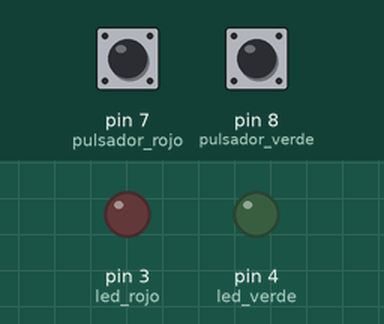
This sketch was run on a simulated Arduino Uno, built with avr-gcc and run on an emulated ATmega328P. Parts: output pins drawn as LEDs (lit = HIGH). The test bench sets the inputs (shaded band); at power-on: pin 7 (pulsador_rojo) HIGH, pin 8 (pulsador_verde) HIGH.

Above: at 1.2 s.
1.3 s: pin 7 (pulsador_rojo) pulled LOW for 0.15 s
At 1.9 s:
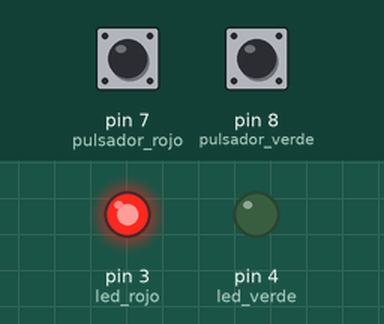
2.9 s: pin 8 (pulsador_verde) pulled LOW for 0.15 s
At 4.1 s:
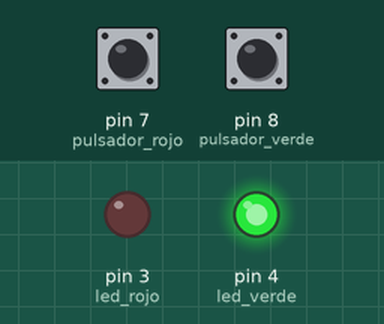
4.5 s: pin 7 (pulsador_rojo) pulled LOW for 1 s
At 5.5 s:
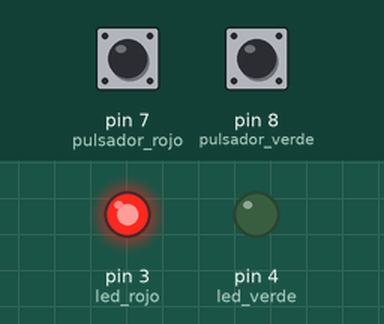
7.0 s: pin 8 (pulsador_verde) pulled LOW for 1 s
At 7.4 s:
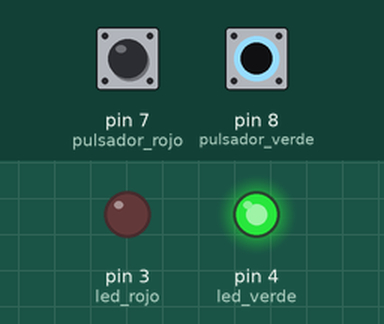
9.5 s: pin 7 (pulsador_rojo) driven LOW and pin 8 (pulsador_verde) driven LOW
At 10.4 s:
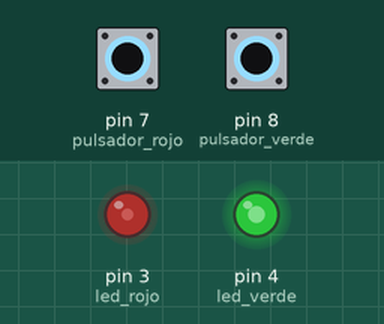
11.0 s: pin 7 (pulsador_rojo) driven HIGH
At 11.5 s:
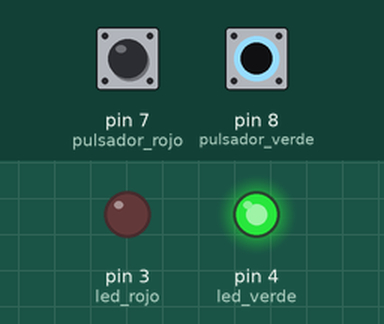
Timing chart, 0 to 13.5 s (numbered marks = the images above; inputs shaded):
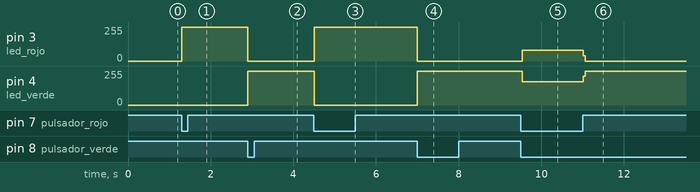

The sketch:

boton_1_encienda_led1_boton2_encienda_led21.ino
```cpp
const int pulsador_rojo=7;
const int pulsador_verde=8;
const int led_rojo=3;
const int led_verde=4;
void setup()
{
  pinMode(led_rojo, OUTPUT);
  pinMode(led_verde, OUTPUT);
  pinMode(pulsador_rojo,INPUT_PULLUP);
  pinMode(pulsador_verde,INPUT_PULLUP);
}

void loop()
{
  int lectura_rojo = digitalRead(pulsador_rojo);
  int lectura_verde = digitalRead(pulsador_verde);

  if (lectura_rojo==LOW)
  {
    digitalWrite(led_rojo,HIGH);
    digitalWrite(led_verde, LOW);

  }

  if (lectura_verde==LOW)
  {
    digitalWrite(led_rojo,LOW);
    digitalWrite(led_verde, HIGH);

  }
}
```

Measured:
- after the input at 1.3 s, pin 3 (led_rojo): 0/255 → 255/255 at once
- after the input at 2.9 s, pin 3 (led_rojo): 255/255 → 0/255 at once; pin 4 (led_verde): 0/255 → 255/255 at once
- after the input at 4.5 s, pin 3 (led_rojo): 0/255 → 255/255 at once; pin 4 (led_verde): 255/255 → 0/255 at once
- after the input at 7.0 s, pin 3 (led_rojo): 255/255 → 0/255 at once; pin 4 (led_verde): 0/255 → 255/255 at once
- after the input at 9.5 s, pin 3 (led_rojo): 0/255 → 82/255 at once; pin 4 (led_verde): 255/255 → 173/255 at once
- after the input at 11.0 s, pin 3 (led_rojo): 82/255 → 0/255 at once; pin 4 (led_verde): 173/255 → 255/255 at once
